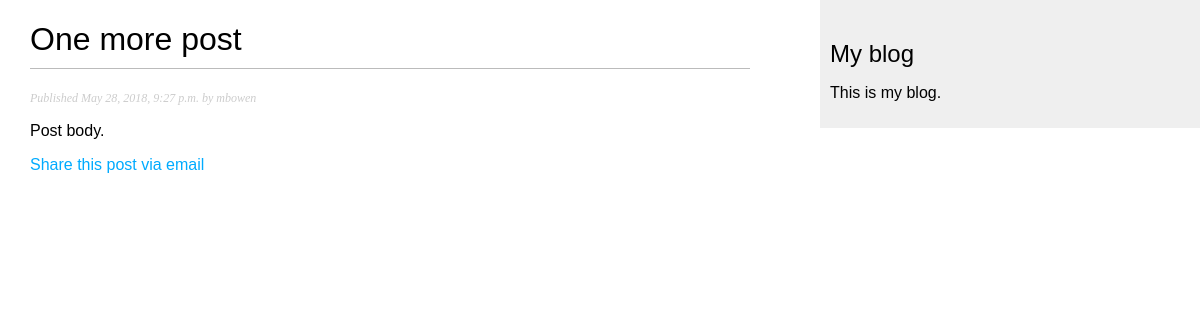
The page /blog/2018/05/28/one-more-post/ on the database its author committed.
### blog/models.py (models this page shows, shortened)
class Post(models.Model):
    STATUS_CHOICES = (
      ('draft', 'Draft'),
      ('published', 'Published'),
    )
    title   = models.CharField(max_length=250)
    slug    = models.SlugField(max_length=250, unique_for_date='publish')
    author  = models.ForeignKey(User, related_name='blog_posts',on_delete=models.CASCADE)
    body    = models.TextField()
    publish = models.DateTimeField(default=timezone.now)
    created = models.DateTimeField(auto_now_add=True)
    updated = models.DateTimeField(auto_now=True)
    status  = models.CharField(max_length=10, choices=STATUS_CHOICES, default='draft')
    objects = models.Manager()
    published = PublishedManager()
    class Meta:
        ordering = ('-publish',)

### blog/views.py (the view)
def post_detail(request, year, month, day, post):
    post = get_object_or_404(Post, slug=post,
                                   status='published',
                                   publish__year=year,
                                   publish__month=month,
                                   publish__day=day)
    return render(request, 'blog/post/detail.html', {'post':post})

### blog/templates/blog/post/detail.html (shortened to what this page needs)
{% extends "blog/base.html" %}
{% block content %}
  <h1>{{ post.title }}</h1>
  <p class="date">Published {{ post.publish }} by {{ post.author }}</p>
  {{ post.body|linebreaks }}
  <p><a href="{% url "blog:post_share" post.id %}">Share this post via email</a></p>
{% endblock %}

### blog/static/css/blog.css (style rules this page uses)
body { margin:0; padding:0; font-family:helvetica, sans-serif; }
a { color:#00abff; text-decoration:none; }
h1 { font-weight:normal; border-bottom:1px solid #bbb; padding:0 0 10px 0; }
p.date { color:#ccc; font-family: georgia, serif; font-size: 12px; font-style: italic; }

### rows shown on the page
Post: title "One more post", publish "May 28, 2018, 9:27 p.m.", author "mbowen", body "Post body."
